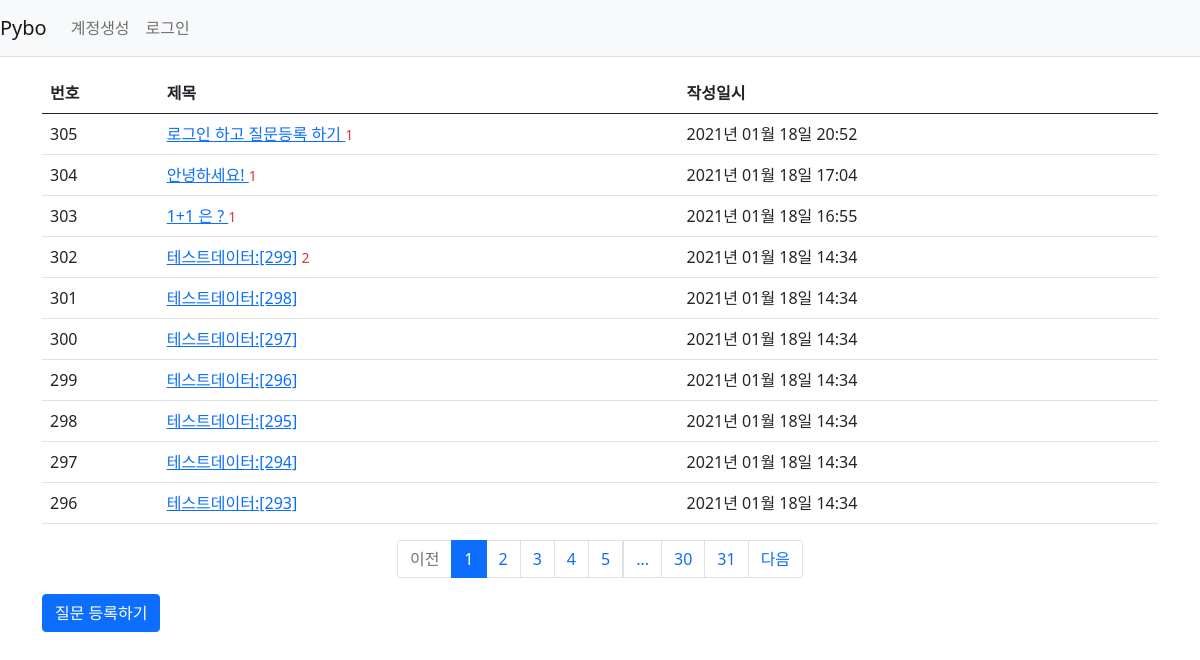
Page /question/list/ on the committed database.
### pybo/models.py (models this page shows)
class Question(db.Model):
    id = db.Column(db.Integer, primary_key=True)
    subject = db.Column(db.String(200), nullable=False)
    content = db.Column(db.Text(), nullable=False) # 글자수 제한없음 Text
    create_date = db.Column(db.DateTime(), nullable=False)
    user_id = db.Column(db.Integer, db.ForeignKey(
        'user.id', ondelete='CASCADE'), nullable=False) # server_default='1')
    user = db.relationship('User', backref=db.backref('question_set'))

### pybo/views/question_views.py (the view)
@bp.route('/list/')
def _list():
    page = request.args.get('page', type=int, default=1) # 페이지
    question_list = Question.query.order_by(Question.create_date.desc())
    question_list = question_list.paginate(page, per_page=10)
    return render_template('questions/question_list.html', question_list=question_list)

### pybo/filter.py (called while the page is built)
def format_datetime(value, fmt='%Y년 %m월 %d일 %H:%M'):
    return value.strftime(fmt)

### pybo/views/auth_views.py (called while the page is built)
@bp.before_app_request
def load_logged_in_user():
    user_id = session.get('user_id')
    if user_id is None:
        g.user = None
    else:
        g.user = User.query.get(user_id)

### pybo/templates/questions/question_list.html
{% extends 'base.html' %}
{% block content %}
<div class="container my-3">
    <table class="table">
        <thead>
        <tr class="thead-dark">
            <th> 번호</th>
            <th> 제목 </th>
            <th> 작성일시 </th>
        </tr>
        </thead>
        <tbody>
        {% if question_list %}
        {% for question in question_list.items %}
        <tr>
            <td>{{ question_list.total - ((question_list.page-1) * question_list.per_page) - loop.index0 }}</td>
            <td>
                <a href="{{ url_for('question.detail', question_id=question.id)}}">{{ question.subject }}</a>
                {% if question.answer_set|length > 0 %}
                <span class="text-danger small ml-2">{{ question.answer_set|length }}</span>
                {% endif %}
            </td>
            <td>{{ question.create_date|datetime }}</td>
        </tr>
        {% endfor %}
        {% else %}
        <tr>
            <td colspan="3"> 질문이 없습니다. </td>
        </tr>
        {% endif %}
        </tbody>
    </table>
    <ul class="pagination justify-content-center">
        {% if question_list.has_prev %}
        <li class="page-item">
            <a class="page-link" href="?page={{ question_list.prev_num }}">이전</a>
        </li>
        {% else %}
        <li class="page-item disabled">
            <a class="page-link" tabindex="-1" aria-disabled="true" href="#">이전</a>
        </li>
        {% endif %}
        {% for page_num in question_list.iter_pages() %}
            {% if page_num %}
                {% if page_num != question_list.page %}
                <li class="page-item">
                    <a class="page-link" href="?page={{ page_num }}"> {{ page_num }}</a>
                </li>
                {% else %}
                <li class="page-item active" aria-current="page">
                    <a class="page-link" href="#">{{ page_num }}</a>
                </li>
                {% endif %}
            {% else %}
                <li class="disabled">
                    <a class="page-link" href="#"> ... </a>
                </li>
            {% endif %}
        {% endfor %}
        {% if question_list.has_next %}
        <li class="page-item">
            <a class="page-link" href="?page={{ question_list.next_num }}">다음</a>
        </li>
        {% else %}
        <li class="page-item disabled">
            <a class="page-link" tabindex="-1" aria-disabled="true" href="#">다음</a>
        </li>
        {% endif %}
    </ul>
    <a href="{{ url_for('question.create') }}" class="btn btn-primary"> 질문 등록하기 </a>
</div>
{% endblock %}

### rows in the picture
Question: total "305", subject "로그인 하고 질문등록 하기", answer_set|length "1", create_date "2021년 01월 18일 20:52"
Question: total "304", subject "안녕하세요!", answer_set|length "1", create_date "2021년 01월 18일 17:04"
Question: total "303", subject "1+1 은 ?", answer_set|length "1", create_date "2021년 01월 18일 16:55"
Question: total "302", subject "테스트데이터:[299]", answer_set|length "2", create_date "2021년 01월 18일 14:34"
Question: total "301", subject "테스트데이터:[298]", create_date "2021년 01월 18일 14:34"
Question: total "300", subject "테스트데이터:[297]", create_date "2021년 01월 18일 14:34"
Question: total "299", subject "테스트데이터:[296]", create_date "2021년 01월 18일 14:34"
Question: total "298", subject "테스트데이터:[295]", create_date "2021년 01월 18일 14:34"
Question: total "297", subject "테스트데이터:[294]", create_date "2021년 01월 18일 14:34"
Question: total "296", subject "테스트데이터:[293]", create_date "2021년 01월 18일 14:34"

### other values in the picture
{{ page_num }} "1"
{{ page_num }} "2" "3" "4" "5" "30" "31"
